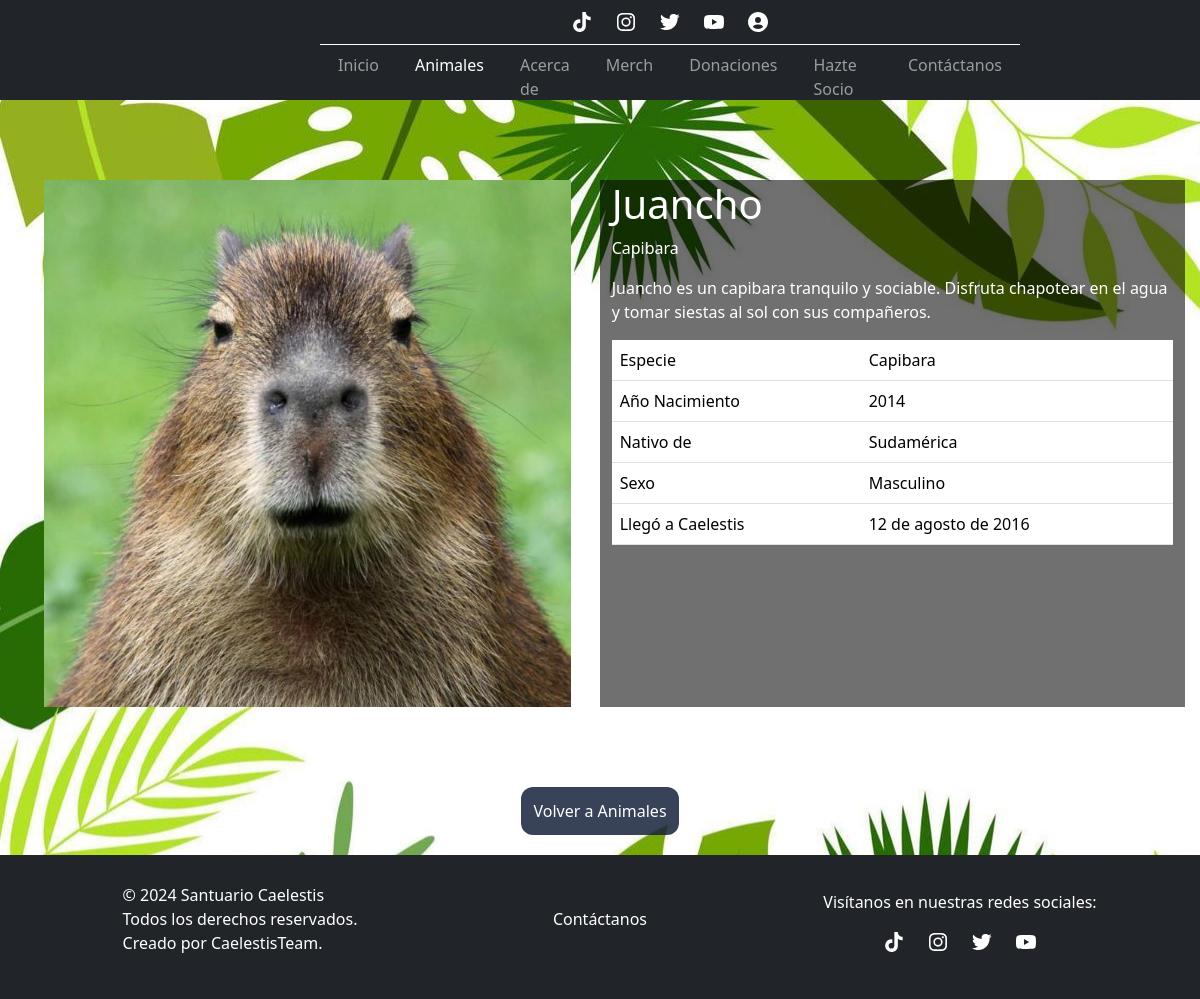
The page /info_animal/4 on the database its author committed.
### myapp/models.py (models this page shows, shortened)
class Animal(models.Model):
    id_animal           = models.AutoField(primary_key=True)
    nombre_animal       = models.CharField(max_length=100)
    especie_animal      = models.CharField(max_length=100)
    descripcion_animal  = models.TextField()
    anno_nacimiento     = models.IntegerField()
    nativo              = models.CharField(max_length=100)
    genero_animal       = models.ForeignKey(GeneroAnimal, on_delete=models.CASCADE)
    llegada             = models.DateField()
    imagen_animal       = models.ImageField(upload_to='fotos/', null=True)

class GeneroAnimal(models.Model):
    id_genero = models.AutoField(db_column='idGenero', primary_key=True)
    genero = models.CharField(max_length=50, blank=False)
    def __str__(self):
        return self.genero

### myapp/views.py (the view)
# urls.py: path('info_animal/<str:pk>', views.info_animal, name='info_animal'),
def info_animal(request,pk):
    context = {}
    if pk != '':
        animal = Animal.objects.get(id_animal = pk)
        context = {"animal":animal}
        if animal:
            return render(request,'myapp/info-animal.html',context)
    else:
        context={"mensaje":"Error"}
        return render(request,'myapp/animales.html',context)

### myapp/templates/myapp/info-animal.html (shortened to what this page needs)
{% load static %}
<!DOCTYPE html>
<html lang="en">
<head>
    <link rel="stylesheet" href="{% static 'myapp/css/styles-infoAnimal.css' %}">
    <link href="https://cdn.jsdelivr.net/npm/bootstrap@5.3.3/dist/css/bootstrap.min.css" rel="stylesheet">
</head>
<body>
    <nav class="navbar navbar-expand-lg navbar-dark bg-dark menu">
        <div class="content-nav">
            <div class="d-flex">
                <div class="col-xl-2 d-flex justify-content-start align-items-center logo">
                </div>
                <div class="col-xl-10 col-lg-12 d-flex flex-column-reverse">
                    <div class="ms-auto w-100 d-flex justify-content-center">
                        <div class="navbar-spec collapse navbar-collapse" id="navbarNavAltMarkup">
                            <div>
                                <ul class="navbar-nav">
                                    <li class="nav-item">
                                        <a class="nav-link" aria-current="page" href="{% url 'index' %}">Inicio</a>
                                    </li>
                                    <li class="nav-item">
                                        <a class="nav-link active" href="{% url 'animales' %}">Animales</a>
                                    </li>
                                    <li class="nav-item">
                                        <a class="nav-link" href="{% url 'acercade' %}">Acerca de</a>
                                    </li>
                                    <li class="nav-item">
                                        <a class="nav-link" href="{% url 'merch' %}">Merch</a>
                                    </li>
                                    <li class="nav-item">
                                        <a class="nav-link" href="{% url 'donaciones' %}">Donaciones</a>
                                    </li>
                                    <li class="nav-item">
                                        <a class="nav-link" href="{% url 'socio' %}">Hazte Socio</a>
                                    </li>
                                    <li class="nav-item">
                                        <a class="nav-link" href="{% url 'contactanos' %}">Contáctanos</a>
                                    </li>
                                </ul>
                            </div>
                            <div class="icons">
                                <a href="https://www.youtube.com/">
                                </a>
                                <a href="https://www.youtube.com/">
                                </a>
                                <a href="https://www.youtube.com/">
                                </a>
                                <a href="https://www.youtube.com/">
                                </a>
                                {% if user.is_authenticated %}
                                <div class="dropdown">
                                    <a href="#" class="dropdown-toggle no-link-style text-decoration-none" id="userDropdown" data-bs-toggle="dropdown" aria-expanded="false" style="color: #fff !important;">
                                        <svg xmlns="http://www.w3.org/2000/svg" width="24" height="24" viewBox="0 0 24 24" style="fill: #fff;">
                                            <path d="M13 16l5-4-5-4v3H4v2h9z"></path>
                                            <path d="M20 3h-9c-1.103 0-2 .897-2 2v4h2V5h9v14h-9v-4H9v4c0 1.103.897 2 2 2h9c1.103 0 2-.897 2-2V5c0-1.103-.897-2-2-2z"></path>
                                        </svg>
                                        {{ user.username }}
                                    </a>
                                    <ul class="dropdown-menu" aria-labelledby="userDropdown">
                                        <li>
                                            <form id="logout-form" action="{% url 'logout' %}" method="post" style="display: inline;">
                                                {% csrf_token %}
                                                <button type="submit" style="background:none; border:none; padding:0; margin:0; color:#000;">
                                                    Cerrar Sesion
                                                    <svg xmlns="http://www.w3.org/2000/svg" width="24" height="24" viewBox="0 0 24 24" style="fill: #fff;">
                                                        <path d="M13 16l5-4-5-4v3H4v2h9z"></path>
                                                        <path d="M20 3h-9c-1.103 0-2 .897-2 2v4h2V5h9v14h-9v-4H9v4c0 1.103.897 2 2 2h9c1.103 0 2-.897 2-2V5c0-1.103-.897-2-2-2z"></path>
                                                    </svg>
                                                </button>
                                            </form>
                                        </li>
                                    </ul>
                                </div>
                                {% else %}
                                <a href="{% url 'login' %}">
                                </a>
                                {% endif %}
                            </div>
                        </div>
                    </div>
                </div>
            </div>
        </div>
    </nav>
    <div class="contenedor-info-animal">
        {% if animal %}
        <div class="contenedor-animal">
            <div class="contenido d-flex">
                <div class="col-6 justify-content-center align-items-center contenedor-img">
                    <img src="{{ animal.imagen_animal.url }}" alt="Santuario">
                </div>
                <div class="col-6 justify-content-center align-items-center contenedor-texto">
                    <h1>{{animal.nombre_animal}}</h1>
                    <p>{{animal.especie_animal}}</p>
                    <p>{{animal.descripcion_animal}}</p>
                    <table class="table tabla-info">
                        <tbody>
                        <tr>
                            <td>Especie</td>
                            <td>{{animal.especie_animal}}</td>
                        </tr>
                        <tr>
                            <td>Año Nacimiento</td>
                            <td>{{animal.anno_nacimiento}}</td>
                        </tr>
                        <tr>
                            <td>Nativo de</td>
                            <td>{{animal.nativo}}</td>
                        </tr>
                        <tr>
                            <td>Sexo</td>
                            <td>{{animal.genero_animal}}</td>
                        </tr>
                        <tr>
                            <td>Llegó a Caelestis</td>
                            <td>{{animal.llegada}}</td>
                        </tr>
                        </tbody>
                    </table>
                </div>
            </div>
        </div>
        {% endif %}
        <div class="contenedor-boton">
            <a href="{% url 'animales' %}">Volver a Animales</a>
        </div>
    </div>
    <footer class="bg-dark">
        <div class="izquierda">
            <p>© 2024 Santuario Caelestis<br>Todos los derechos reservados.<br>Creado por CaelestisTeam.</p>
        </div>
        <div class="centro">
            <p><a href="{% url 'contactanos' %}">Contáctanos</a></p>
        </div>
        <div class="derecha">
            <p>Visítanos en nuestras redes sociales:</p>
            <div class="justify-content-center icons-footer">
            </div>
        </div>
    </footer>
    <link href="https://cdn.jsdelivr.net/npm/bootstrap@5.3.3/dist/css/bootstrap.min.css" rel="stylesheet">
    </body>
</html>

### myapp/static/myapp/css/styles-infoAnimal.css (style rules this page uses)
* { margin: 0; padding: 0; box-sizing: border-box; }
.navbar-spec { display: flex; flex-direction: column-reverse; }
nav { height: 100px; background: #00000054; }
nav li { padding: 0 10px; }
.content-nav { padding: 0 180px; height: 100%; width: 100%; }
.icons { display: flex; flex-direction: row; justify-content: center; padding-bottom: 10px; border-bottom: 1px solid #fff; width: 100%; }
.icons svg { margin: 0 10px; }
.contenedor-animal { --background: #135864; padding: 80px 15px; }
.contenedor-animal img { width: 90%; height: auto; }
.contenedor-info-animal { background-image: url(../img/fondo-hojas.jpg); }
.contenedor-texto { background-color: #0000008f; padding-left: 1%; padding-right: 1%; color: #ffffff; }
.contenedor-img { display: flex; justify-content: center; }
.contenedor-boton { display: flex; justify-content: center; }
.contenedor-boton a { text-decoration: none; color: #ffffff; margin-bottom: 20px; padding: 12px; border-radius: 12px; background-color: #14213bd7; }
footer { padding: 28px 180px; color: #fff; display: grid; grid-template-columns: 1fr 1fr 1fr; }
footer .izquierda, footer .centro { display: flex; justify-content: center; align-items: center; }
footer .derecha { display: flex; flex-direction: column; justify-content: center; align-items: center; }
footer a { text-decoration: none; color: #ffffff; }
.icons-footer { display: flex; flex-direction: row; justify-content: center; padding-bottom: 10px; }
.icons-footer svg { margin: 0 10px; }
@media screen and (max-width: 1333px) { footer { padding: 28px 60px; } }

### rows shown on the page
Animal: imagen_animal (picture), nombre_animal "Juancho", especie_animal "Capibara", descripcion_animal "Juancho es un capibara tranquilo y sociable. Disfruta chapotear en el agua y tomar siestas al sol con sus compañeros.", anno_nacimiento "2014", nativo "Sudamérica", genero_animal "Masculino", llegada "12 de agosto de 2016"
